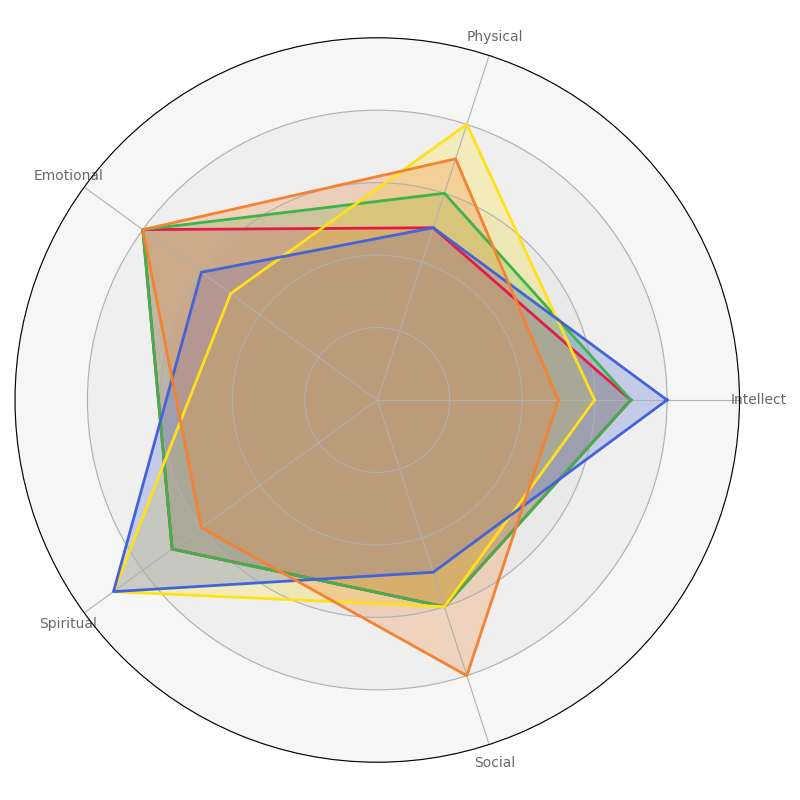

Write Python code to recreate this figure.
import numpy as np
import matplotlib.pyplot as plt
from matplotlib.patches import Circle

categories = ['Intellect', 'Physical', 'Emotional', 'Spiritual', 'Social']

# Manually shuffled scores within each group while maintaining the structure
aries = [7, 5, 8, 7, 6] 
taurus = [7, 6, 8, 7, 6]
gemini = [6, 8, 5, 9, 6]
cancer = [8, 5, 6, 9, 5]
leo = [5, 7, 8, 6, 8]

zodiac_data = np.array([aries, taurus, gemini, cancer, leo])

num_vars = len(categories)
angles = np.linspace(0, 2 * np.pi, num_vars, endpoint=False).tolist()
angles += angles[:1]

def plot_radar(ax, data, colors):
    for idx, d in enumerate(data):
        values = d.tolist()
        values += values[:1]
        ax.plot(angles, values, color=colors[idx], linewidth=2)
        ax.fill(angles, values, color=colors[idx], alpha=0.25)

fig, ax = plt.subplots(figsize=(8, 8), subplot_kw=dict(polar=True))

colors = ['#e6194b', '#3cb44b', '#ffe119', '#4363d8', '#f58231']
plot_radar(ax, zodiac_data, colors)

plt.xticks(angles[:-1], categories, color='dimgray', size=10)

ax.set_yticklabels([])
ax.set_ylim(0, 10)
for y in range(2, 11, 2):
    ax.add_patch(Circle((0,0), y, transform=ax.transData._b, color='lightgrey', alpha=0.2, zorder=0))

plt.tight_layout()
plt.show()
